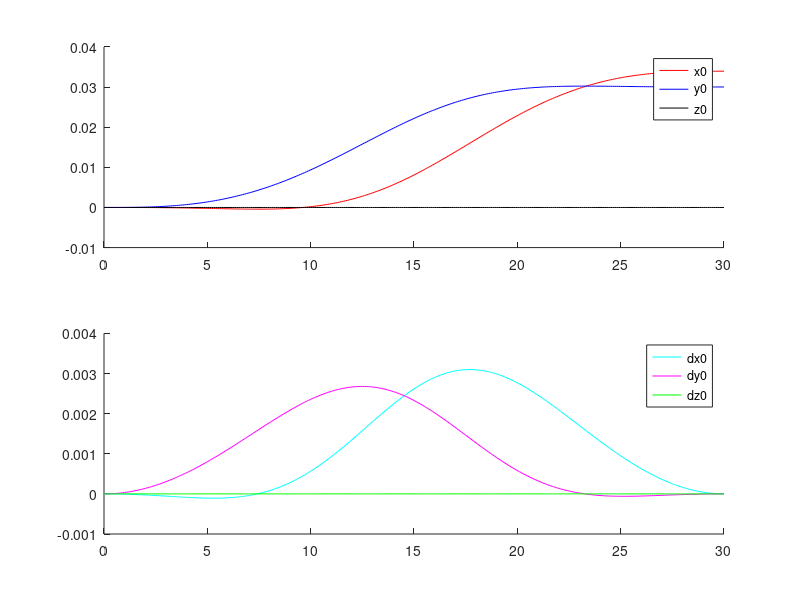
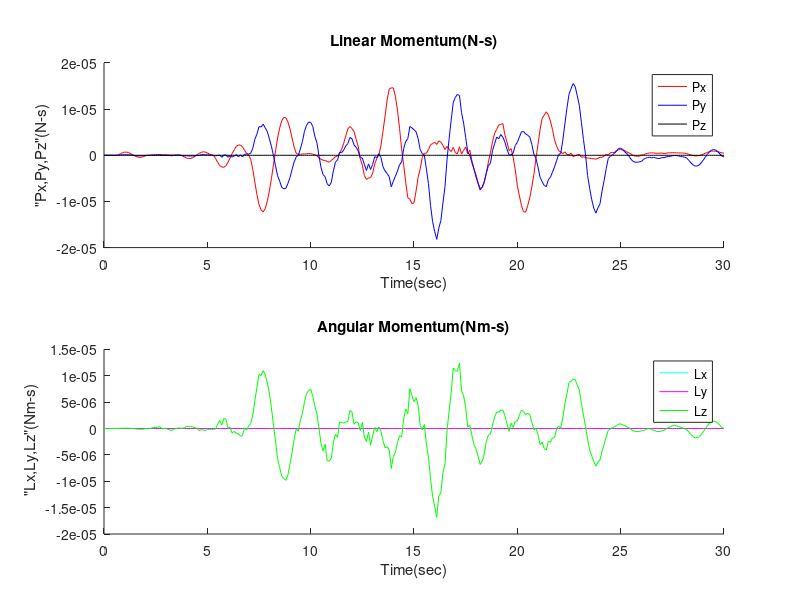
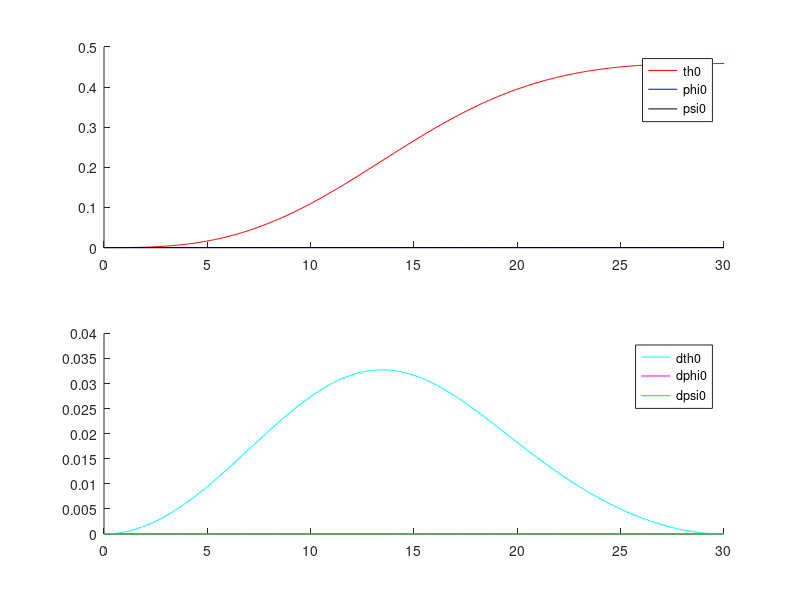
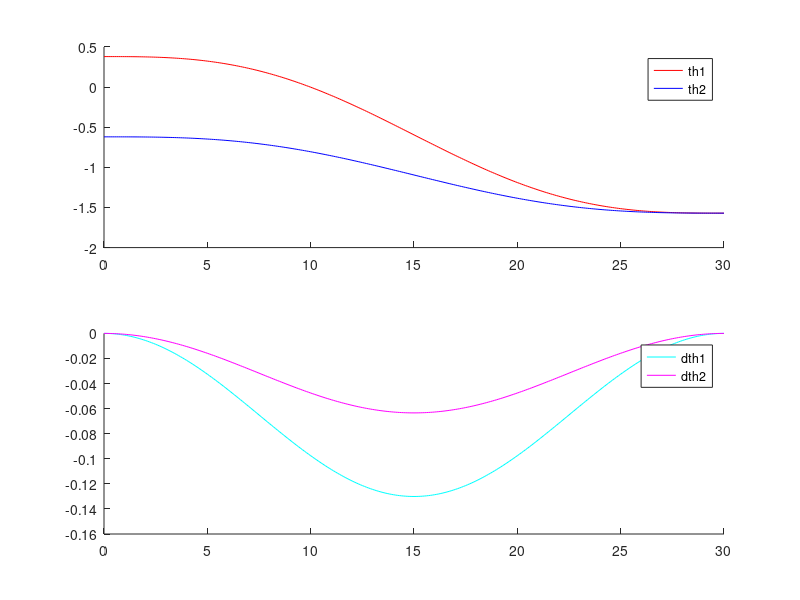

MATLAB code to generate these figures, in order:
% M=load('mtvar.dat');
% T=load('timevar.dat');

clear all;
close all;
clc

%Data generation

q=load('statevar.dat');
t=load('timevar.dat');
m=load('mtvar.dat');

len_t = length(t);

r0 = q(:,1:3);       %CM position of the base

th0 = q(:,4);        %CM angular position of the base

th1 = q(:,7);        %Joint1 position

dr0 = q(:,8:10);     %CM linear velocity of the base

dth0= q(:,11);       %CM angular velocity of the base

dth1= q(:,14);      %Joint1 velocity

Px = m(:,1);
Py = m(:,2);
Py = m(:,3);

Lx = m(:,4);
Ly = m(:,5);
Lz = m(:,6);



figure(1)
subplot(2,1,1);

hold on
plot(t,q(:,1),'r','DisplayName','x0');

hold on
plot(t,q(:,2),'b','DisplayName','y0');

hold on
plot(t,q(:,3),'k','DisplayName','z0');

% xlabel('Time(sec)')
% ylabel('"x,Py,Pz"(N-s)');
% title('Linear Momentum(N-s)');
legend('show')
% 

subplot(2,1,2);

hold on
plot(t,q(:,9),'c','DisplayName','dx0');

hold on
plot(t,q(:,10),'m','DisplayName','dy0');

hold on
plot(t,q(:,11),'g','DisplayName','dz0');

% xlabel('Time(sec)')
% ylabel(' "Lx,Ly,Lz"(Nm-s)');
% title('Angular Momentum(Nm-s)');
legend('show')


figure(2)
subplot(2,1,1);

hold on
plot(t,m(:,1),'r','DisplayName','Px');

hold on
plot(t,m(:,2),'b','DisplayName','Py');

hold on
plot(t,m(:,3),'k','DisplayName','Pz');

xlabel('Time(sec)')
ylabel('"Px,Py,Pz"(N-s)');
title('Linear Momentum(N-s)');
legend('show')


subplot(2,1,2);

hold on
plot(t,m(:,4),'c','DisplayName','Lx');

hold on
plot(t,m(:,5),'m','DisplayName','Ly');

hold on
plot(t,m(:,6),'g','DisplayName','Lz');

xlabel('Time(sec)')
ylabel(' "Lx,Ly,Lz"(Nm-s)');
title('Angular Momentum(Nm-s)');
legend('show')


figure(3)
subplot(2,1,1);

hold on
plot(t,q(:,4),'r','DisplayName','th0');

hold on
plot(t,q(:,5),'b','DisplayName','phi0');

hold on
plot(t,q(:,6),'k','DisplayName','psi0');

% xlabel('Time(sec)')
% ylabel('"x,Py,Pz"(N-s)');
% title('Linear Momentum(N-s)');
 legend('show')
% 

subplot(2,1,2);

hold on
plot(t,q(:,12),'c','DisplayName','dth0');

hold on
plot(t,q(:,13),'m','DisplayName','dphi0');

hold on
plot(t,q(:,14),'g','DisplayName','dpsi0');

% xlabel('Time(sec)')
% ylabel(' "Lx,Ly,Lz"(Nm-s)');
% title('Angular Momentum(Nm-s)');
 legend('show')
 
 figure(4)
subplot(2,1,1);

hold on
plot(t,q(:,7),'r','DisplayName','th1');

hold on
plot(t,q(:,8),'b','DisplayName','th2');

% hold on
% plot(t,q(:,6),'k','DisplayName','psi0');

% xlabel('Time(sec)')
% ylabel('"x,Py,Pz"(N-s)');
% title('Linear Momentum(N-s)');
 legend('show')
% 

subplot(2,1,2);

hold on
plot(t,q(:,15),'c','DisplayName','dth1');

hold on
plot(t,q(:,16),'m','DisplayName','dth2');

% hold on
% plot(t,q(:,14),'g','DisplayName','dpsi0');

% xlabel('Time(sec)')
% ylabel(' "Lx,Ly,Lz"(Nm-s)');
% title('Angular Momentum(Nm-s)');
 legend('show')
 
figure(5)
subplot(2,1,1)
plot(t,q(:,17),'r','DisplayName','Actuator Energy');
legend('show')